Frame 1 (no input): blank canvas, image omitted
Frame 60 (no input): blank canvas, image omitted
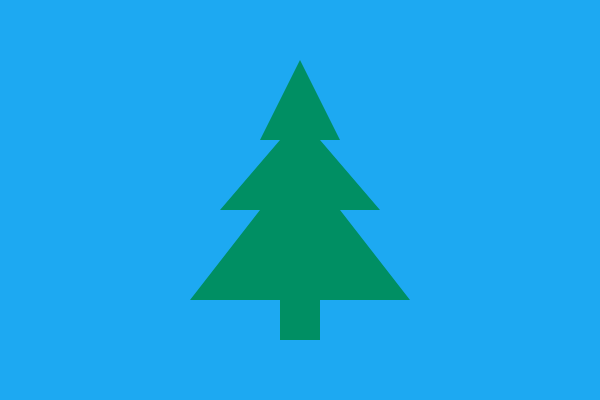
Frame 120 (the mouse pressed at the canvas centre since frame 60)

The p5.js sketch whose frames 1 and 60 were blank and that drew this single picture after the mouse press (run headless with seeded random() and noise() and a simulated clock; from frame 60 on, the mouse is pressed at the canvas centre):

// p5.js sketch
// ── sketch.js
function setup(){
  // Set size and colours.
  createCanvas(600, 400);
  background(29, 169, 242);
  colorMode(HSB, 360, 100, 100, 100);
  noStroke();
}
 
function draw(){
  // Nothing actually happens in draw()...
}

function mousePressed(){
	fill(random(140, 170), 100, random(50, 80));
  
	drawTree(mouseX, mouseY);
}

function drawTree(x, y){
  // Save the transformation matrix and translate to the x, y position.
  push();
  translate(x, y);

  // Draw the shape as a series of vertices.
  beginShape();
  // Vertices of tree are defined relative to (0, 0) point
  vertex(0, -140);
  vertex(-40, -60);
  vertex(-20, -60);
  vertex(-80, 10);
  vertex(-40, 10);
  vertex(-110, 100);
  vertex(-20, 100);
  vertex(-20, 140);
  vertex(20, 140);
  vertex(20, 100);
  vertex(110, 100);
  vertex(40, 10);
  vertex(80, 10);
  vertex(20, -60);
  vertex(40, -60);
  endShape(CLOSE);

  pop();
}
